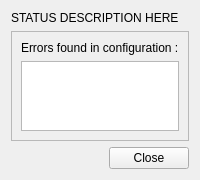
<?xml version="1.0" encoding="UTF-8"?>
<ui version="4.0">
 <class>ConfigurationCheckDialog</class>
 <widget class="QWidget" name="ConfigurationCheckDialog">
  <property name="geometry">
   <rect>
    <x>0</x>
    <y>0</y>
    <width>181</width>
    <height>165</height>
   </rect>
  </property>
  <property name="windowTitle">
   <string>Configuration Load Status</string>
  </property>
  <layout class="QVBoxLayout" name="verticalLayout_2">
   <item>
    <widget class="QLabel" name="descriptionLabel">
     <property name="text">
      <string>STATUS DESCRIPTION HERE</string>
     </property>
    </widget>
   </item>
   <item>
    <widget class="QFrame" name="detailsFrame">
     <property name="frameShape">
      <enum>QFrame::StyledPanel</enum>
     </property>
     <property name="frameShadow">
      <enum>QFrame::Raised</enum>
     </property>
     <layout class="QVBoxLayout" name="verticalLayout">
      <item>
       <widget class="QLabel" name="label">
        <property name="text">
         <string>Errors found in configuration :</string>
        </property>
       </widget>
      </item>
      <item>
       <widget class="QListWidget" name="listWidget"/>
      </item>
     </layout>
    </widget>
   </item>
   <item>
    <layout class="QHBoxLayout" name="horizontalLayout">
     <item>
      <spacer name="horizontalSpacer">
       <property name="orientation">
        <enum>Qt::Horizontal</enum>
       </property>
       <property name="sizeHint" stdset="0">
        <size>
         <width>40</width>
         <height>20</height>
        </size>
       </property>
      </spacer>
     </item>
     <item>
      <widget class="QPushButton" name="closeButton">
       <property name="text">
        <string>Close</string>
       </property>
      </widget>
     </item>
    </layout>
   </item>
  </layout>
 </widget>
 <resources/>
 <connections>
  <connection>
   <sender>closeButton</sender>
   <signal>clicked()</signal>
   <receiver>ConfigurationCheckDialog</receiver>
   <slot>close()</slot>
   <hints>
    <hint type="sourcelabel">
     <x>178</x>
     <y>289</y>
    </hint>
    <hint type="destinationlabel">
     <x>96</x>
     <y>289</y>
    </hint>
   </hints>
  </connection>
 </connections>
</ui>
